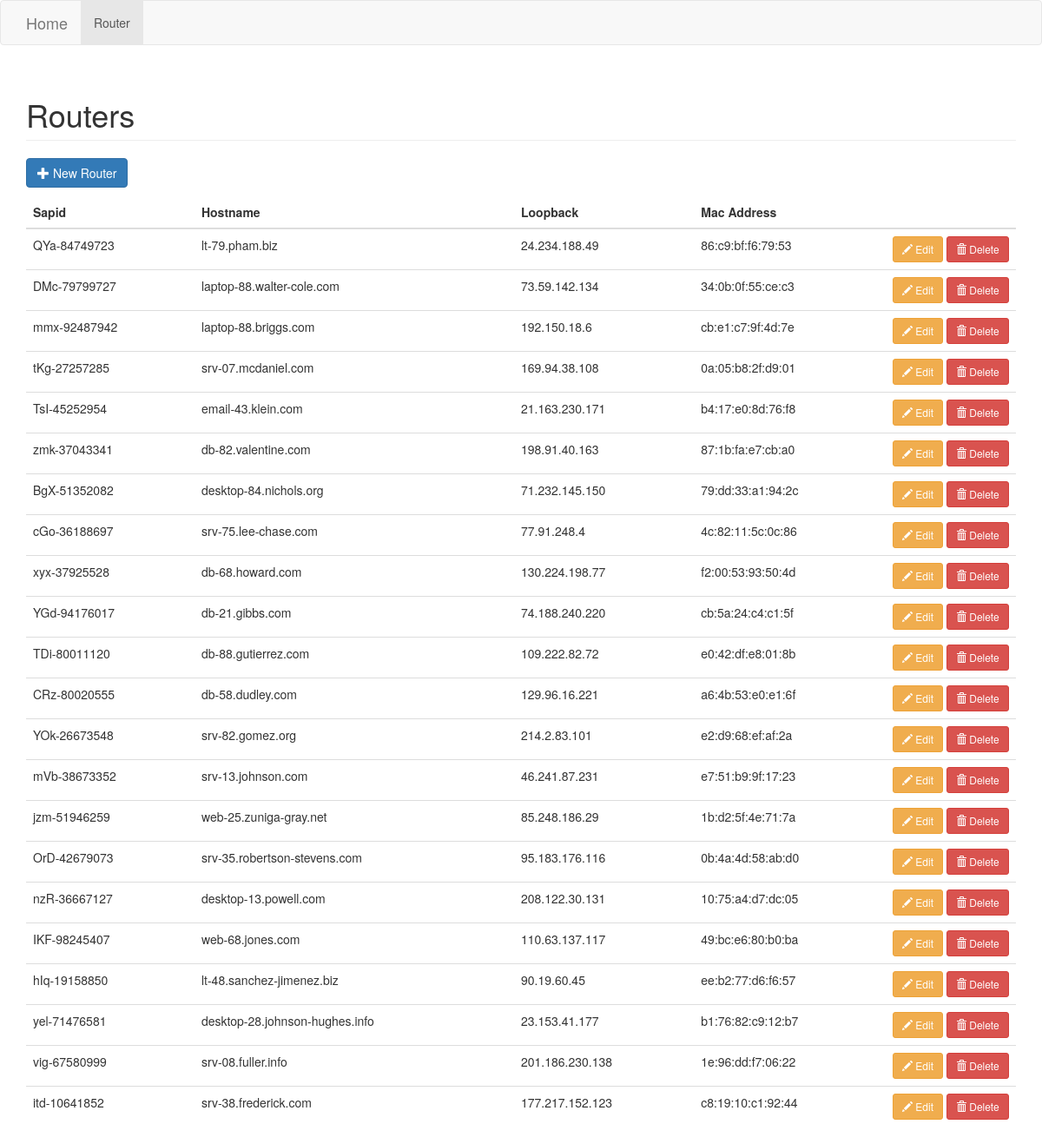
The page /router/ on the database its author committed.
### mysite/routers/models.py (models this page shows)
class Router(models.Model):
    sapid = models.CharField(max_length=50)
    hostname = models.CharField(max_length=50)
    loopback = models.CharField(max_length=50)
    mac_address = models.CharField(max_length=50)
    is_deleted = models.BooleanField(default=False)

### mysite/routers/views.py (the view)
# urls.py: url(r'^router/$', views.router_list, name='router_list'),
def router_list(request):
    routers = Router.objects.filter(is_deleted=False)
    return render(request, 'routers/router_list.html', {'routers': routers})

### mysite/routers/templates/routers/router_list.html (shortened to what this page needs)
{% extends 'base.html' %}
{% load static %}
{% block content %}
  <h1 class="page-header">Routers</h1>
  <p>
    <button type="button" class="btn btn-primary js-create-router" data-url="{% url 'router_create' %}">
      <span class="glyphicon glyphicon-plus"></span>
      New Router
    </button>
  </p>
  <table class="table" id="router-table">
    <thead>
      <tr>
        <th>Sapid</th>
        <th>Hostname</th>
        <th>Loopback</th>
        <th>Mac Address</th>
        <th></th>
      </tr>
    </thead>
    <tbody>
      {% include 'routers/includes/partial_router_list.html' %}
    </tbody>
  </table>
{% endblock %}

### mysite/templates/base.html (shortened to what this page needs)
{% load static %}<!DOCTYPE html>
<html lang="en">
  <head>
    <link href="{% static 'css/bootstrap.min.css' %}" rel="stylesheet">
  </head>
  <body>
    {% include 'includes/header.html' %}
    <div class="container">
      {% block content %}
      {% endblock %}
    </div>
  </body>
</html>

### mysite/templates/includes/header.html (shortened to what this page needs)
<nav class="navbar navbar-default">
  <div class="container">
    <div class="navbar-header">
      <a class="navbar-brand" href="{% url 'home' %}">Home</a>
    </div>
    <div class="collapse navbar-collapse" id="main-menu">
      <ul class="nav navbar-nav">
        <li {% if request.path == '/router/' %} class="active"{% endif %}>
          <a href="{% url 'router_list' %}">Router</a>
        </li>
      </ul>
    </div>
  </div>
</nav>

### mysite/routers/templates/routers/includes/partial_router_list.html
{% for router in routers %}
  <tr>
    <td>{{ router.sapid }}</td>
    <td>{{ router.hostname }}</td>
    <td>{{ router.loopback }}</td>
    <td>{{ router.mac_address }}</td>
    <td style="width: 150px">
      <button type="button"
              class="btn btn-warning btn-sm js-update-router"
              data-url="{% url 'router_update' router.id %}">
        <span class="glyphicon glyphicon-pencil"></span> Edit
      </button>
      <button type="button"
              class="btn btn-danger btn-sm js-delete-router"
              data-url="{% url 'router_delete' router.id %}">
        <span class="glyphicon glyphicon-trash"></span> Delete
      </button>
    </td>
  </tr>
{% empty %}
  <tr>
    <td colspan="8" class="text-center bg-warning">No Router</td>
  </tr>
{% endfor %}

### rows shown on the page
Router: sapid "QYa-84749723", hostname "lt-79.pham.biz", loopback "24.234.188.49", mac_address "86:c9:bf:f6:79:53"
Router: sapid "DMc-79799727", hostname "laptop-88.walter-cole.com", loopback "73.59.142.134", mac_address "34:0b:0f:55:ce:c3"
Router: sapid "mmx-92487942", hostname "laptop-88.briggs.com", loopback "192.150.18.6", mac_address "cb:e1:c7:9f:4d:7e"
Router: sapid "tKg-27257285", hostname "srv-07.mcdaniel.com", loopback "169.94.38.108", mac_address "0a:05:b8:2f:d9:01"
Router: sapid "TsI-45252954", hostname "email-43.klein.com", loopback "21.163.230.171", mac_address "b4:17:e0:8d:76:f8"
Router: sapid "zmk-37043341", hostname "db-82.valentine.com", loopback "198.91.40.163", mac_address "87:1b:fa:e7:cb:a0"
Router: sapid "BgX-51352082", hostname "desktop-84.nichols.org", loopback "71.232.145.150", mac_address "79:dd:33:a1:94:2c"
Router: sapid "cGo-36188697", hostname "srv-75.lee-chase.com", loopback "77.91.248.4", mac_address "4c:82:11:5c:0c:86"
Router: sapid "xyx-37925528", hostname "db-68.howard.com", loopback "130.224.198.77", mac_address "f2:00:53:93:50:4d"
Router: sapid "YGd-94176017", hostname "db-21.gibbs.com", loopback "74.188.240.220", mac_address "cb:5a:24:c4:c1:5f"
Router: sapid "TDi-80011120", hostname "db-88.gutierrez.com", loopback "109.222.82.72", mac_address "e0:42:df:e8:01:8b"
Router: sapid "CRz-80020555", hostname "db-58.dudley.com", loopback "129.96.16.221", mac_address "a6:4b:53:e0:e1:6f"
Router: sapid "YOk-26673548", hostname "srv-82.gomez.org", loopback "214.2.83.101", mac_address "e2:d9:68:ef:af:2a"
Router: sapid "mVb-38673352", hostname "srv-13.johnson.com", loopback "46.241.87.231", mac_address "e7:51:b9:9f:17:23"
Router: sapid "jzm-51946259", hostname "web-25.zuniga-gray.net", loopback "85.248.186.29", mac_address "1b:d2:5f:4e:71:7a"
Router: sapid "OrD-42679073", hostname "srv-35.robertson-stevens.com", loopback "95.183.176.116", mac_address "0b:4a:4d:58:ab:d0"
Router: sapid "nzR-36667127", hostname "desktop-13.powell.com", loopback "208.122.30.131", mac_address "10:75:a4:d7:dc:05"
Router: sapid "IKF-98245407", hostname "web-68.jones.com", loopback "110.63.137.117", mac_address "49:bc:e6:80:b0:ba"
Router: sapid "hIq-19158850", hostname "lt-48.sanchez-jimenez.biz", loopback "90.19.60.45", mac_address "ee:b2:77:d6:f6:57"
Router: sapid "yel-71476581", hostname "desktop-28.johnson-hughes.info", loopback "23.153.41.177", mac_address "b1:76:82:c9:12:b7"
Router: sapid "vig-67580999", hostname "srv-08.fuller.info", loopback "201.186.230.138", mac_address "1e:96:dd:f7:06:22"
Router: sapid "itd-10641852", hostname "srv-38.frederick.com", loopback "177.217.152.123", mac_address "c8:19:10:c1:92:44"
